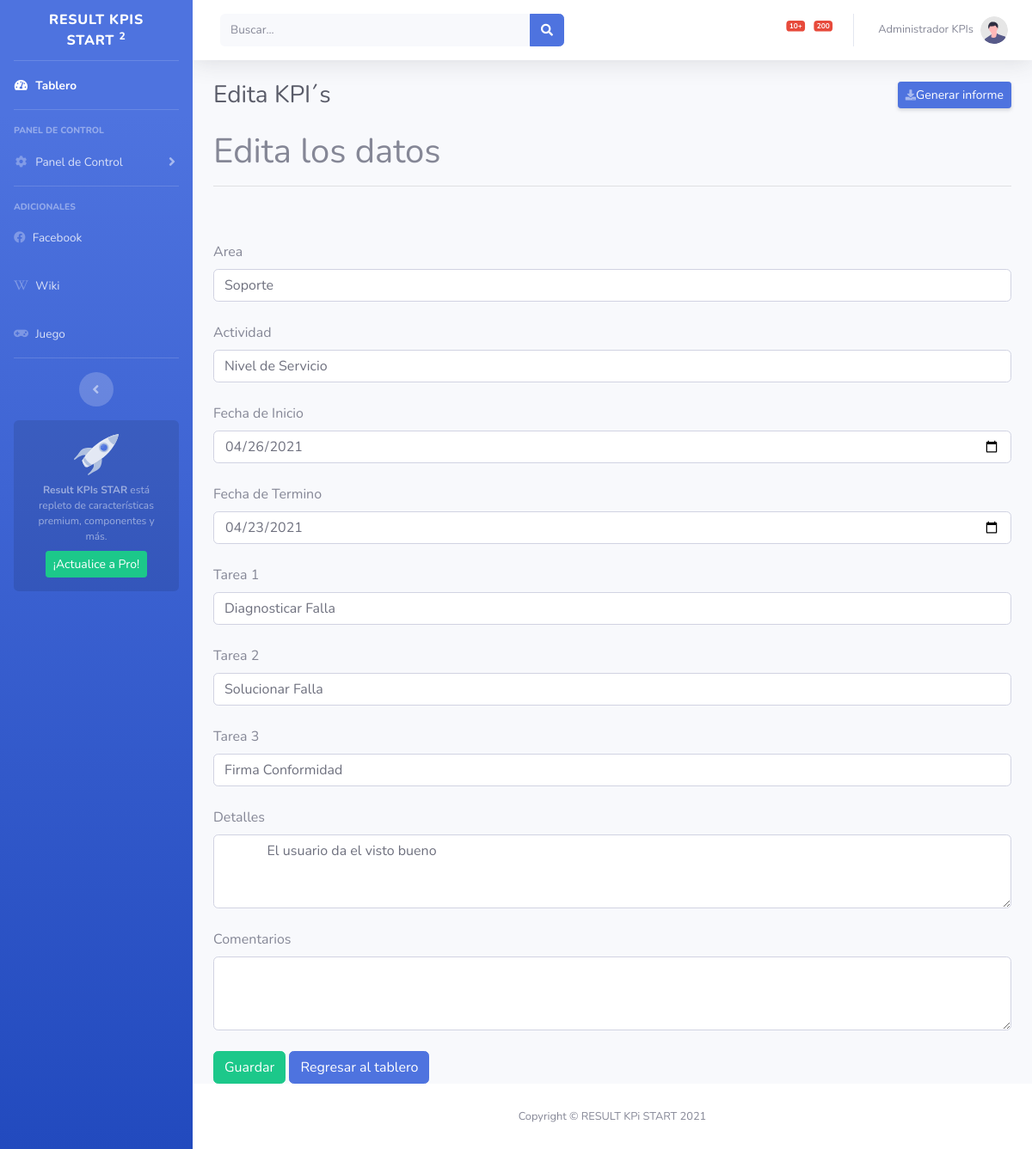
Page /ModificarKPIs.php?Id=66 (signed in) on the committed database.
### tables this page shows
CREATE TABLE `kpi` (
  `id` int(11) NOT NULL,
  `usuario_id` int(3) DEFAULT NULL,
  `area` varchar(50) DEFAULT NULL,
  `actividad` varchar(50) DEFAULT NULL,
  `fechadecreacion` datetime(6) DEFAULT NULL,
  `fechadeinicio` datetime(6) DEFAULT NULL,
  `check1` int(3) DEFAULT 0,
  `fechadetermino` datetime(6) DEFAULT NULL,
  `check2` int(11) DEFAULT 0,
  `tarea1` varchar(100) DEFAULT NULL,
  `check3` int(11) DEFAULT 0,
  `tarea2` varchar(100) DEFAULT NULL,
  `check4` int(11) DEFAULT 0,
  `tarea3` varchar(100) DEFAULT NULL,
  `check5` int(11) DEFAULT 0,
  `detalles` varchar(100) DEFAULT NULL,
  `comentarios` varchar(100) DEFAULT NULL
);

### ModificarKPIs.php (the view, shortened to what this page needs)
<?php
$nombre = $_SESSION['nombre'];
$kpi_id = $_GET['Id'];
?>
<!DOCTYPE html>
<html lang="es">
<head>
  <link href="vendor/fontawesome-free/css/all.min.css" rel="stylesheet" type="text/css">
  <link href="css/sb-admin-2.min.css" rel="stylesheet">
</head>
<body id="page-top">
  <div id="wrapper">
    <ul class="navbar-nav bg-gradient-primary sidebar sidebar-dark accordion" id="accordionSidebar">
       <a class="sidebar-brand d-flex align-items-center justify-content-center" href="principal.php">
        <div class="sidebar-brand-text mx-3">Result KPIs START <sup>2</sup></div>
      </a>
      <hr class="sidebar-divider my-0">
      <li class="nav-item active"> <a class="nav-link" href="principal.php">
          <i class="fas fa-fw fa-tachometer-alt"></i> <span>Tablero</span></a>
      </li>
      <hr class="sidebar-divider">
      <div class="sidebar-heading"> Panel de Control </div>
      <li class="nav-item"> <a class="nav-link collapsed" href="#" data-toggle="collapse" data-target="#collapseTwo" aria-expanded="true" aria-controls="collapseTwo">
          <i class="fas fa-fw fa-cog"></i> <span>Panel de Control</span> </a>
      </li>
      <hr class="sidebar-divider">
      <div class="sidebar-heading"> Adicionales </div>
      <li class="nav-item"> <a class="nav-link" href="https://www.youtube.com/watch?v=DWcJFNfaw9c">
          <i class="fab fa-facebook"></i> <span>Facebook</span></a> </li>
      <li class="nav-item"> <a class="nav-link" href="https://es.wikipedia.org/wiki/Wikipedia:Portada">
          <i class="fab fa-wikipedia-w"></i> <span>Wiki</span></a> </li>
      <li class="nav-item"> <a class="nav-link" href="https://www.juegos.com">
          <i class="fas fa-gamepad"></i> <span>Juego</span></a> </li>
      <hr class="sidebar-divider d-none d-md-block">
      <div class="text-center d-none d-md-inline"> <button class="rounded-circle border-0" id="sidebarToggle"></button> </div>
      <div class="sidebar-card"> <img class="sidebar-card-illustration mb-2" src="img/undraw_rocket.svg" alt="">
        <p class="text-center mb-2"><strong>Result KPIs STAR</strong> está
          repleto de características premium, componentes y más.</p>
        <a class="btn btn-success btn-sm" href="404.html">¡Actualice a Pro!</a>
      </div>
    </ul>
    <div id="content-wrapper" class="d-flex flex-column">
      <div id="content">
        <nav class="navbar navbar-expand navbar-light bg-white topbar mb-4 static-top shadow">
          <form class="d-none d-sm-inline-block form-inline mr-auto ml-md-3 my-2 my-md-0 mw-100 navbar-search">
            <div class="input-group"> <input class="form-control bg-light border-0 small" placeholder="Buscar..." aria-label="Search" aria-describedby="basic-addon2" type="text">
              <div class="input-group-append"> <button class="btn btn-primary" type="button"> <i class="fas fa-search fa-sm"></i> </button>
              </div>
            </div>
          </form>
          <ul class="navbar-nav ml-auto">
            <li class="nav-item dropdown no-arrow mx-1"> <a class="nav-link dropdown-toggle" href="#" id="alertsDropdown" role="button" data-toggle="dropdown" aria-haspopup="true" aria-expanded="false">
                 <span class="badge badge-danger badge-counter">10+</span>
              </a>
            </li>
            <li class="nav-item dropdown no-arrow mx-1"> <a class="nav-link dropdown-toggle" href="#" id="messagesDropdown" role="button" data-toggle="dropdown" aria-haspopup="true" aria-expanded="false">
                 <span class="badge badge-danger badge-counter">200</span>
              </a>
            </li>
            <li class="nav-item dropdown no-arrow"> <a class="nav-link dropdown-toggle" href="#" id="userDropdown" role="button" data-toggle="dropdown" aria-haspopup="true" aria-expanded="false"> <span class="mr-2 d-none d-lg-inline text-gray-600 small"><?php echo $nombre; ?>
                </span> <img class="img-profile rounded-circle" src="img/undraw_profile.svg">
              </a>
            </li>
          </ul>
        </nav>
        <div class="container-fluid">
          <div class="d-sm-flex align-items-center justify-content-between mb-4">
            <h1 class="h3 mb-0 text-gray-800">Edita KPI´s</h1>
            <a href="404.php" class="d-none d-sm-inline-block btn btn-sm btn-primary shadow-sm"><i class="fas fa-download fa-sm text-white-50"></i>Generar
              informe</a>
          </div>
        </div>
        <div class="container">
          <h1>Edita los datos</h1>
          <hr />
          <?php
          include 'conexion.php';
          $consulta = "SELECT *,
          (select empresa_id from usuarios where kpi.usuario_id =usuarios.id) empresa_id
           FROM kpi where id={$kpi_id}";
          $kpi = mysqli_query($mysqli, $consulta);
          $kpi = $kpi->fetch_assoc();
          ?>
          <form action="ModificarKPIsBD.php" method="POST">
            <br />
            <br />
            <label for="Area">Area</label>
            <input type="text" class="form-control" name="area" value="<?php echo $kpi["area"] ?>" />
            <br />
            <label for="Actividad">Actividad</label>
            <input type="text" class="form-control" name="actividad" value="<?php echo $kpi["actividad"] ?>"/>
            <br />
            <label for="Fecha de Inicio ">Fecha de Inicio</label>
            <input type="date" class="form-control" name="fechadeinicio" value="<?php echo date_format(date_create($kpi['fechadeinicio']), 'Y-m-d') ?>"/>
            <br />
            <label for="Fecha de Termino">Fecha de Termino</label>
            <input type="date" class="form-control" name="fechadetermino" value="<?php echo date_format(date_create($kpi['fechadetermino']), 'Y-m-d') ?>"/>
            <br />
            <label for="Tarea 1">Tarea 1</label>
            <input type="text" class="form-control" name="tarea1" value="<?php echo $kpi["tarea1"] ?>" />
            <br />
            <label for="Tarea 2">Tarea 2</label>
            <input type="text" class="form-control" name="tarea2" value="<?php echo $kpi["tarea2"] ?>" />
            <br />
            <label for="Tarea 3">Tarea 3</label>
            <input type="text" class="form-control" name="tarea3" value="<?php echo $kpi["tarea3"] ?>"/>
            <br />
            <label for="Detalles">Detalles</label>
            <textarea class="form-control" rows="3" name="detalles">
            <?php echo $kpi["detalles"] ?>
            </textarea>
            <br />
            <label for="Comentarios">Comentarios</label>
            <textarea class="form-control" rows="3" name="comentarios"   >
            <?php echo $kpi["comentarios"] ?>
             </textarea>
            <br />
            <input type="submit" value="Guardar" class="btn btn-success" />
            <a class="btn btn-primary" href="principal.php">Regresar al tablero</a>
          </form>
        </div>
      </div>
      <footer class="sticky-footer bg-white">
        <div class="container my-auto">
          <div class="copyright text-center my-auto"> <span>Copyright ©
              RESULT KPi START 2021</span> </div>
        </div>
      </footer>
    </div>
  </div>
</body>
</html>

### rows in the picture
kpi: area "Soporte", actividad "Nivel de Servicio", fechadeinicio "04/26/2021", fechadetermino "04/23/2021", tarea1 "Diagnosticar Falla", tarea2 "Solucionar Falla", tarea3 "Firma Conformidad", detalles "El usuario da el visto bueno"

### other values in the picture
$nombre "Administrador KPIs"
